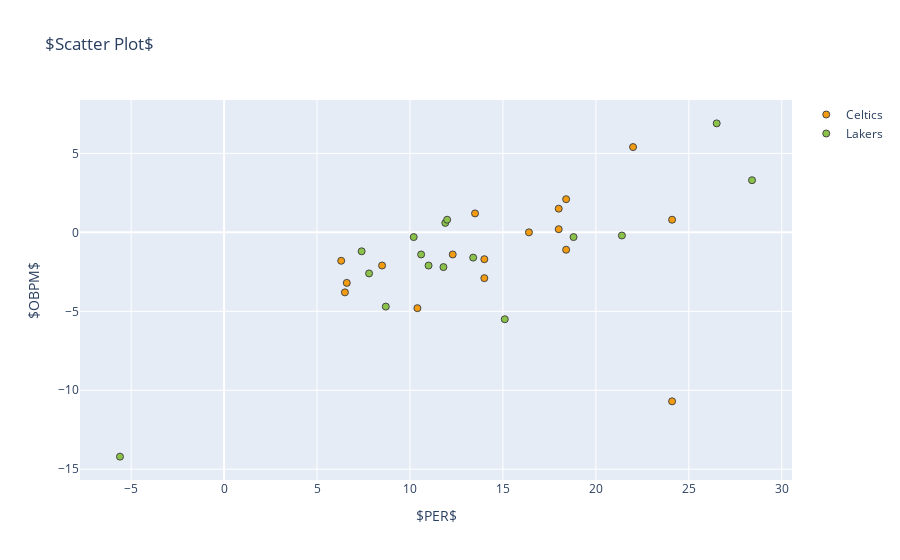

The notebook cell this image was saved under:
### Code cell
# trace0 con los datos de los jugadores de Boston, y trace1 con los datos de los jugadores de Lakers
trace0 = go.Scatter( x = df_nba_advanced[df_nba_advanced.Tm == 'BOS'].PER, 
                     y = df_nba_advanced[df_nba_advanced.Tm == 'BOS'].OBPM,
                     mode = 'markers', name = 'Celtics',
                     marker = dict(size = 7, color = '#F39C12',symbol = 'circle',line = dict(width = 1)))

trace1 = go.Scatter( x = df_nba_advanced[df_nba_advanced.Tm == 'LAL'].PER,
                     y = df_nba_advanced[df_nba_advanced.Tm == 'LAL'].OBPM,
                     mode = 'markers', name = 'Lakers',
                     marker = dict(size = 7, color = '#8BC34A',symbol = 'circle',line = dict(width = 1)))

layout = go.Layout( title = '$Scatter Plot$', xaxis = dict(title = '$PER$'), yaxis = dict(title = '$OBPM$'))

data = [trace0, trace1]  
fig = go.Figure(data=data,layout=layout)
iplot(fig)

### Figure 1 — Plotly figure (JSON) as saved in the notebook; plotly's stock layout.template omitted (floating-point values rounded to 4 significant figures)
{"data": [{"marker": {"color": "#F39C12", "line": {"width": 1}, "size": 7, "symbol": "circle"}, "mode": "markers", "name": "Celtics", "type": "scatter", "x": [18, 6.5, 24.1, 14, 18.4, 24.1, 8.5, 6.3, 10.4, 13.5, 18, 16.4, 22, 12.3, 14, 6.6, 18.4], "y": [1.5, -3.8, -10.7, -1.7, 2.1, 0.8, -2.1, -1.8, -4.8, 1.2, 0.2, 0, 5.4, -1.4, -2.9, -3.2, -1.1]}, {"marker": {"color": "#8BC34A", "line": {"width": 1}, "size": 7, "symbol": "circle"}, "mode": "markers", "name": "Lakers", "type": "scatter", "x": [8.7, 7.8, 11.9, 10.6, 11, 10.2, 28.4, 7.4, 12, 15.1, 18.8, 26.5, 11.8, 21.4, -5.6, 13.4], "y": [-4.7, -2.6, 0.6, -1.4, -2.1, -0.3, 3.3, -1.2, 0.8, -5.5, -0.3, 6.9, -2.2, -0.2, -14.2, -1.6]}], "layout": {"title": {"text": "$Scatter Plot$"}, "xaxis": {"title": {"text": "$PER$"}}, "yaxis": {"title": {"text": "$OBPM$"}}}}
